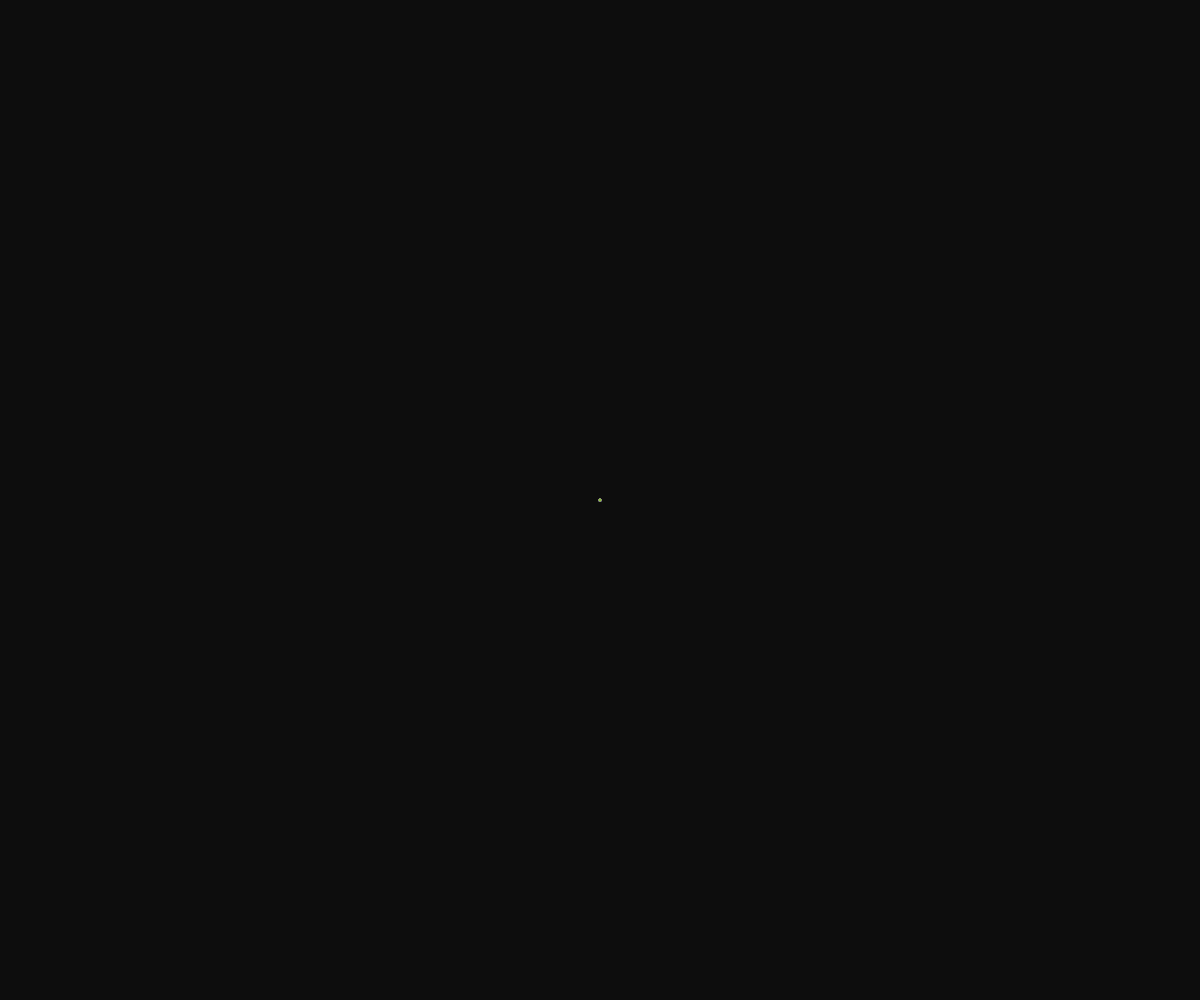
Frame 1 (no input)
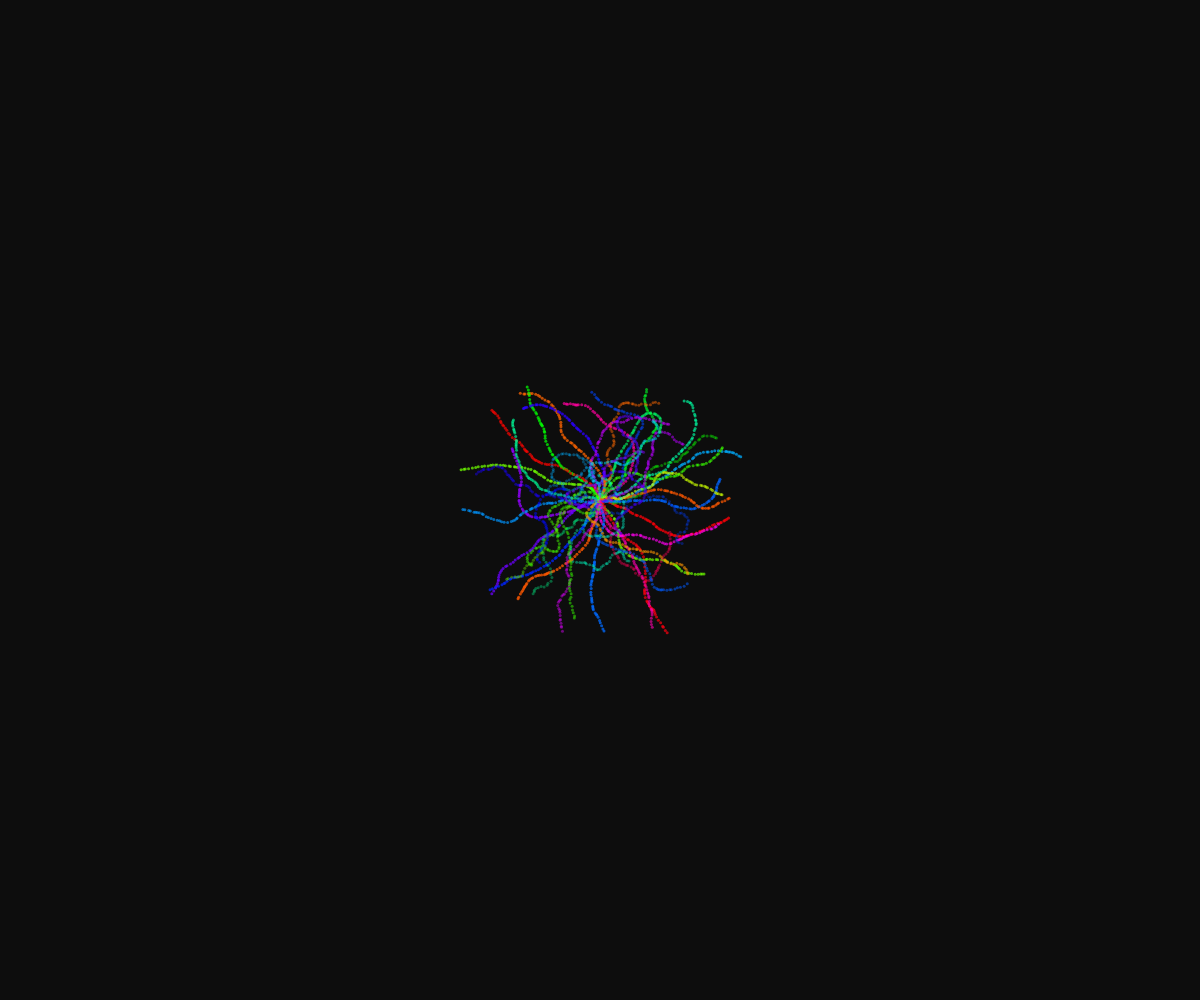
Frame 60 (no input)
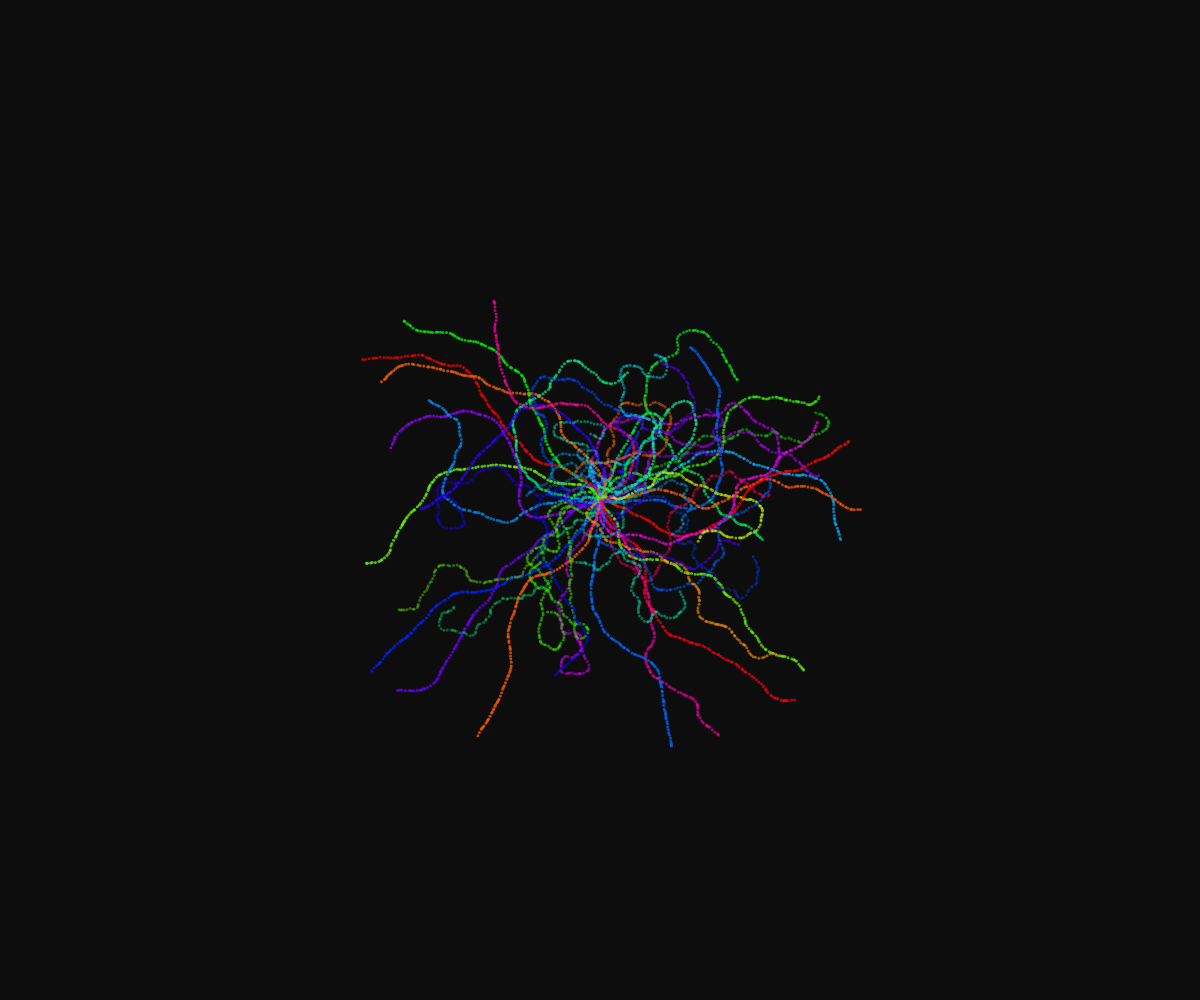
Frame 120 (the mouse pressed at the canvas centre since frame 60)

The p5.js sketch that drew these frames (run headless with seeded random() and noise() and a simulated clock; from frame 60 on, the mouse is pressed at the canvas centre):

// p5.js sketch
// ── sketch.js
function setup() {
  createCanvas(innerWidth, innerHeight);

  looping = true;
  if (!looping) {
    noLoop();
  }
  frameRate(30);

  max_hue = 200;
  colorMode(HSB, max_hue, 100, 100, 100);
  background(5);

  walkers = [];
  num_walkers = 50;
  for (let i = 0; i < num_walkers; i++) {
    max_spread = PI / 4;
    _spread = random(PI / 18, max_spread);
    walkers.push(
      new RandomWalker({
        x: width / 2,
        y: height / 2,
        direction: random(TWO_PI),
        spread: _spread,
        diameter: 3,
        min_distance: 1,
        max_distance: 4,
        fill_color: color(
          random(max_hue),
          100,
          100,
          map(_spread, 0, max_spread, 90, 35)
        )
      })
    );
  }
}

function draw() {
  noStroke();
  for (let i = 0; i < walkers.length; i++) {
    walkers[i].draw();
    walkers[i].move();
    walkers[i].wrap();
  }
}

class RandomWalker {
  constructor({
    x = width / 2,
    y = height / 2,
    direction = 0,
    spread = PI / 8,
    diameter = 3,
    min_distance = 1,
    max_distance = 4,
    fill_color = "white"
  } = {}) {
    this.x = x;
    this.y = y;
    this.direction = direction;
    this.spread = spread;
    this.diameter = diameter;
    this.min_distance = min_distance;
    this.max_distance = max_distance;
    this.fill_color = fill_color;
  }
  draw({ override_fill = false } = {}) {
    if (!override_fill) fill(this.fill_color);
    circle(this.x, this.y, this.diameter);
  }
  move() {
    this.direction += random(-this.spread, this.spread);
    let distance = random(this.min_distance, this.max_distance);
    this.x += distance * cos(this.direction);
    this.y += distance * sin(this.direction);
  }
  wrap() {
    if (this.x < 0) this.x = width;
    if (this.x > width) this.x = 0;
    if (this.y < 0) this.y = height;
    if (this.y > height) this.y = 0;
  }
}

function mousePressed() {
  if (looping) {
    noLoop();
    looping = false;
  } else {
    loop();
    looping = true;
  }
}
